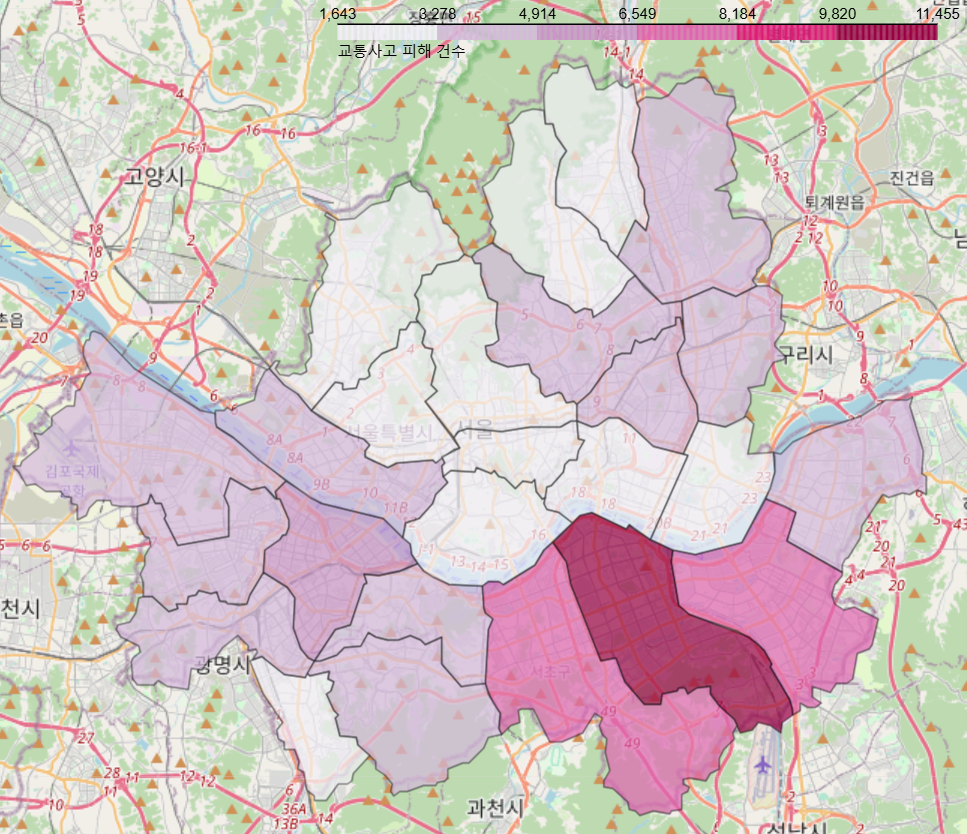

Generate this figure with Python:
from selenium import webdriver
from selenium.webdriver.chrome.service import Service
from selenium.webdriver.common.by import By  # By사용
from selenium.webdriver.support.ui import WebDriverWait
from selenium.webdriver.support import expected_conditions as EC
from selenium.webdriver.chrome.options import Options

import time

# 옵션 설정
chrome_option = Options()
chrome_option.add_argument("--headless")  # GUI창 안열기
service = Service()
driver = webdriver.Chrome(service=service, options=chrome_option)

driver.get("https://taas.koroad.or.kr/gis/mcm/mcl/initMap.do?menuId=GIS_GMP_STS_RSN#")
time.sleep(2)

# 사고년도 설정
year = driver.find_element(By.XPATH, '//*[@id="ptsRafYearStart"]')
year.click()
year_check = driver.find_element(By.XPATH, '//*[@id="ptsRafYearStart"]/option[3]')
year_check.click()
time.sleep(2)

# 시도 설정
city = driver.find_element(By.XPATH, '//*[@id="ptsRafSido"]')
city.click()
city_check = driver.find_element(By.XPATH, '//*[@id="ptsRafSido"]/option[1]')
city_check.click()
time.sleep(2)

# 조건 설정
for i in range(1, 5):  # 1부터 4까지의 체크박스
    checkbox_xpath = f'//*[@id="ptsRafCh1AccidentContent"]/li[{i}]/input'
    checkbox = driver.find_element(By.XPATH, checkbox_xpath)
    if not checkbox.is_selected():
        # 체크상태로 만들기
        checkbox.click()
        time.sleep(1)
# 처음 강남구 값 출력
test = driver.find_element(By.XPATH, '//*[@id="ptsRafSigungu"]')
test.click()
test_check = driver.find_element(By.XPATH, '//*[@id="ptsRafSigungu"]/option[2]')
test_check.click()
time.sleep(2)
test_search = driver.find_element(By.XPATH, '//*[@id="regionAccidentFind"]/div[2]/p/a')
test_search.click()
time.sleep(2)

raw_data = []

#시군구 설정
for t in range(2, 27):
    town = driver.find_element(By.XPATH, '//*[@id="ptsRafSigungu"]')
    town.click()
    town_check = driver.find_element(By.XPATH, f'//*[@id="ptsRafSigungu"]/option[{t}]')
    town_check.click()
    time.sleep(2)

    # 검색하기
    search = driver.find_element(By.XPATH, '//*[@id="regionAccidentFind"]/div[2]/p/a')
    search.click()
    time.sleep(5)

# 값이 바뀌기 전까지 최대 30초 대기
    value_xpath = '//*[@id="regionAccidentFind"]/div[3]/div[1]/span'
    value = WebDriverWait(driver, 30).until(
        EC.visibility_of_element_located((By.XPATH, value_xpath)))
    value.find_element(By.XPATH, '//*[@id="regionAccidentFind"]/div[3]/div[1]/span')
    time.sleep(2)
    print(f"{town_check.text}: 총 {value.text} 건")
    value_text = value.text.replace(',', '')
    if value_text.isdigit():
        value_number = int(value_text)
        raw_data.append([town_check.text, value_number])
    time.sleep(2)
# print(raw_data)

# 지도 시각화
import folium
import pandas as pd


# 서울시 구 지도데이터
geo_json = 'https://raw.githubusercontent.com/southkorea/seoul-maps/master/kostat/2013/json/seoul_municipalities_geo_simple.json'
data = pd.DataFrame(raw_data, columns=['name', 'value'])

map = folium.Map(
    location=[37.566345, 126.977893],  # 서울시 위치
    zoom_start=11,
    # tiles='CartoDB Positron',
    )

folium.Choropleth(
    geo_data=geo_json,
    # name='choropleth',
    data=data,
    columns=['name', 'value'],
    # geo_json 안에 있는 데이터 값을 지정
    key_on='feature.properties.name',
    fill_color='PuRd',
    fill_opacity=0.7,  # 배경 색칠 불투명도
    line_opacity=0.5, # 구분선 불투명도
    legend_name= '교통사고 피해 건수'
).add_to(map)

map.save('map.html')